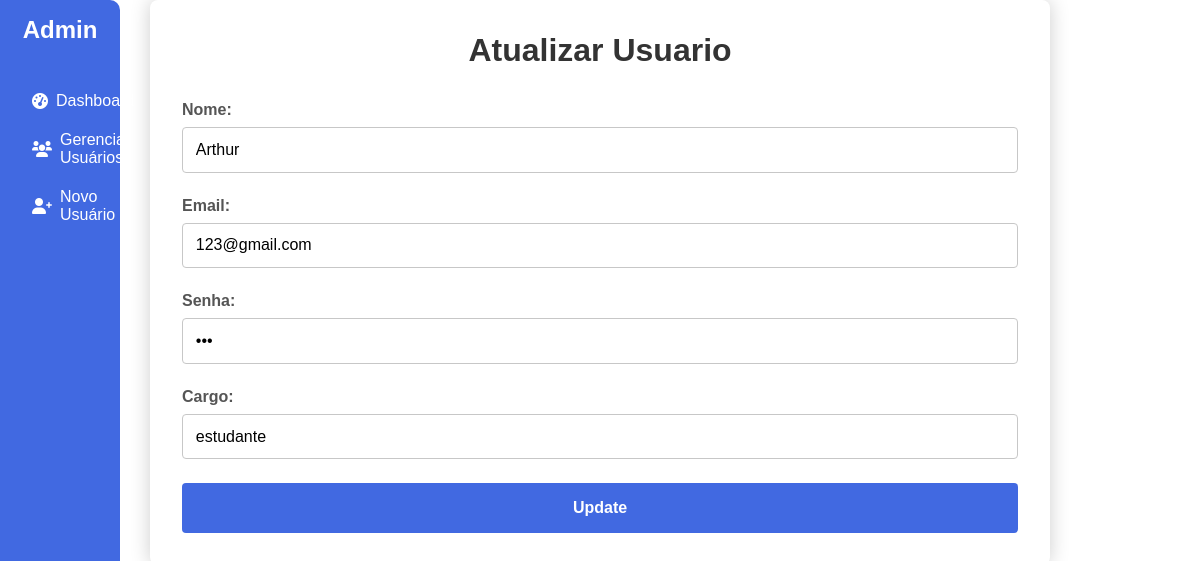
The app's page /admin/update/123@gmail.com with its own data.
### app.py (models this page shows)
class User(db.Model):
    email = db.Column(db.String(150), unique=True, nullable=False, primary_key=True)
    nome = db.Column(db.String(150), nullable=False)
    cargo = db.Column(db.String(50), nullable=False)
    senha = db.Column(db.String(150), nullable=False)

### app.py (the view)
@app.route('/admin/update/<email>', methods=['GET', 'POST'])
def update_user(email):
    user = User.query.get_or_404(email)
    if request.method == 'POST':
        user.nome = request.form['nome']
        user.senha = request.form['senha']
        user.cargo = request.form['cargo']
        db.session.commit()
        return redirect(url_for('users'))
    return render_template('admin/update.html', user=user)

### templates/admin/update.html (shortened to what this page needs)
<!DOCTYPE html>
<html lang="en">
<head>
    <link rel="stylesheet" href="{{ url_for('static', filename='css/update.css') }}">
    <link rel="stylesheet" href="https://cdnjs.cloudflare.com/ajax/libs/font-awesome/6.0.0-beta3/css/all.min.css">
</head>
<body>
    <div class="navbar">
        <h2>Admin</h2>
        <ul>
            <li><a href="{{ url_for('dashboard') }}"><i class="fas fa-tachometer-alt"></i> Dashboard</a></li>
            <li><a href="{{ url_for('users') }}"><i class="fas fa-users"></i> Gerenciar Usuários</a></li>
            <li><a href="{{ url_for('create_user') }}"><i class="fas fa-user-plus"></i> Novo Usuário</a></li>
        </ul>
    </div>
    <div class="container">
        <h1>Atualizar Usuario</h1>
        <form action="{{ url_for('update_user', email=user.email) }}" method="POST">
            <div class="form-group">
                <label for="nome">Nome:</label>
                <input type="text" id="nome" name="nome" value="{{ user.nome }}" required>
            </div>
            <div class="form-group">
                <label for="email">Email:</label>
                <input type="email" id="email" name="email" value="{{ user.email }}" required readonly>
            </div>
            <div class="form-group">
                <label for="senha">Senha:</label>
                <input type="password" id="senha" name="senha" value="{{ user.senha }}" required>
            </div>
            <div class="form-group">
                <label for="cargo">Cargo:</label>
                <input type="text" id="cargo" name="cargo" value="{{ user.cargo }}" required>
            </div>
            <button type="submit">Update</button>
        </form>
    </div>
</body>
</html>

### static/css/update.css (style rules this page uses)
* { margin: 0; padding: 0; box-sizing: border-box; font-family: 'Arial', sans-serif; }
body { display: flex; min-height: 100vh; overflow: hidden; }
.navbar { width: 10%; background-color: #4169E1; color: white; padding: 1rem; position: fixed; height: 100%; border-top-right-radius: 10px; border-bottom-right-radius: 10px; }
.navbar h2 { text-align: center; margin-bottom: 40px; }
.navbar ul { list-style: none; padding: 0; }
.navbar ul li { margin-bottom: 5px; }
.navbar ul li a { color: white; text-decoration: none; display: flex; align-items: center; padding: 0.5rem 1rem; transition: background-color 0.3s; border-radius: 10px; }
.navbar ul li a i { margin-right: 0.5rem; }
.container { margin-left: 250px; padding: 2rem; border-radius: 8px; box-shadow: 0 0 20px rgba(0, 0, 0, 0.2); width: 75%; margin: auto; margin-top: 0; }
h1 { color: #333; margin-bottom: 2rem; text-align: center; }
.form-group { margin-bottom: 1.5rem; }
label { display: block; margin-bottom: 0.5rem; color: #555; font-weight: bold; }
input[type="text"], input[type="email"], input[type="password"] { width: 100%; padding: 0.8rem; border: 1px solid #c7c7c7; border-radius: 4px; font-size: 1rem; transition: border-color 0.3s; }
button[type="submit"] { background-color: #4169E1; color: white; padding: 1rem 2rem; border: none; border-radius: 4px; cursor: pointer; width: 100%; font-size: 1rem; font-weight: bold; transition: background-color 0.3s; }

### records on screen
User: nome "Arthur", email "123@gmail.com", cargo "estudante"
